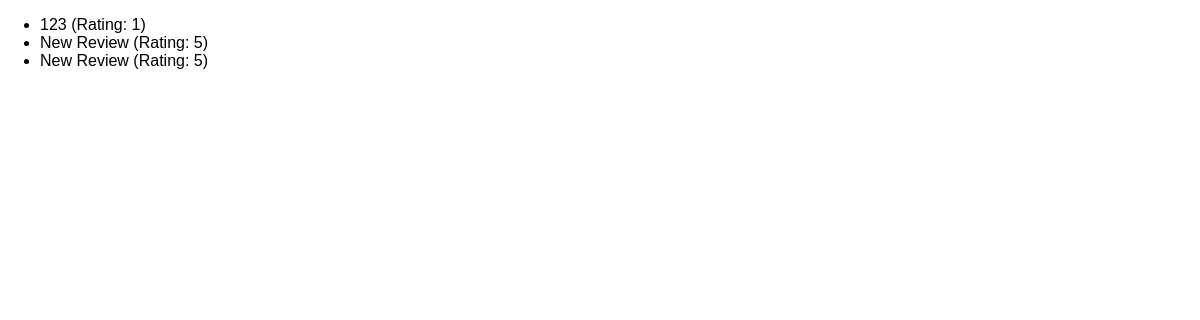
The app's page /reviews, older data.
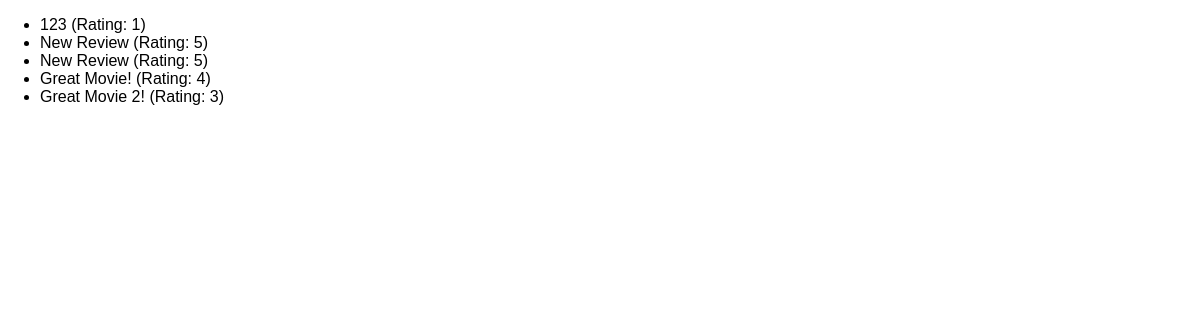
The same page, newer data.
### reviews/models.py (models this page shows)
class Review(models.Model):
  user_name = models.CharField(max_length=100)
  review_text = models.TextField()
  rating = models.IntegerField()

### reviews/views.py (the view)
# urls.py: path("reviews", views.ReviewsListView.as_view()),
class ReviewsListView(ListView):
    template_name = "reviews/review_list.html"
    model = Review
    context_object_name = "reviews"

### reviews/templates/reviews/review_list.html (shortened to what this page needs)
{% extends "reviews/base.html" %}
{% block content %}
  <ul>
    {% for review in reviews %}
      <li>{{ review.user_name }} (Rating: {{ review.rating }})</li>
    {% endfor %}
  </ul>
{% endblock %}

### reviews/templates/reviews/base.html (shortened to what this page needs)
{% load static %}
<!DOCTYPE html>
<html lang="en">
  <head>
    <link rel="stylesheet" href="{% static "reviews/styles.css" %}">
  </head>
  <body>
    {% block content %}
    {% endblock %}
  </body>
</html>

### reviews/static/reviews/styles.css (style rules this page uses)
body { font-family: sans-serif; margin: 0; }

Row changes from the older to the newer data that the page shows:
added Review: user_name "Great Movie!", rating "4"
added Review: user_name "Great Movie 2!", rating "3"
